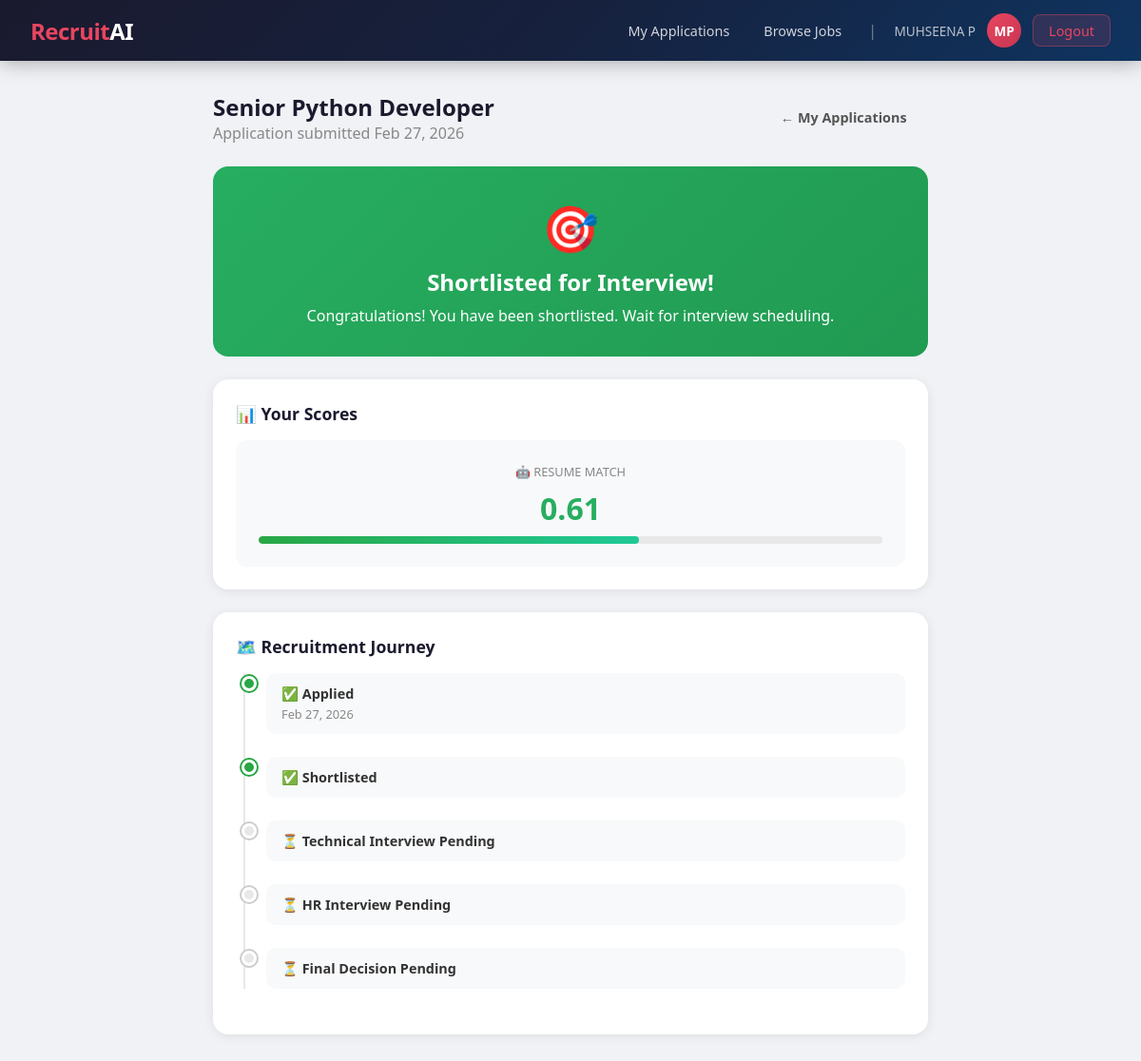
Page /candidate/applications/1/ (signed in) on the committed database.
### core/models.py (models this page shows, shortened)
class Application(models.Model):
    STATUS_CHOICES = [
        ('applied', 'Applied'),
        ('not_shortlisted', 'Not Shortlisted'),
        ('shortlisted', 'Shortlisted'),
        ('technical_scheduled', 'Technical Interview Scheduled'),
        ('technical_completed', 'Technical Interview Completed'),
        ('hr_scheduled', 'HR Interview Scheduled'),
        ('hr_completed', 'HR Interview Completed'),
        ('system_recommended', 'System Recommended'),
        ('selected', 'Selected'),
        ('rejected', 'Rejected'),
    ]
    RECOMMENDATION_CHOICES = [
        ('selected', 'Selected'),
        ('rejected', 'Rejected'),
    ]
    job = models.ForeignKey(Job, on_delete=models.CASCADE, related_name='applications')
    candidate = models.ForeignKey(User, on_delete=models.CASCADE, related_name='applications')
    resume = models.FileField(upload_to='resumes/')
    resume_text = models.TextField(blank=True)
    status = models.CharField(max_length=30, choices=STATUS_CHOICES, default='applied')
    rank = models.IntegerField(null=True, blank=True)
    applied_at = models.DateTimeField(auto_now_add=True)
    updated_at = models.DateTimeField(auto_now=True)
    resume_score = models.FloatField(null=True, blank=True)
    technical_date = models.DateField(null=True, blank=True)
    technical_score = models.FloatField(null=True, blank=True)
    technical_attended = models.BooleanField(null=True, blank=True)
    technical_feedback = models.TextField(blank=True)
    hr_date = models.DateField(null=True, blank=True)
    hr_score = models.FloatField(null=True, blank=True)
    hr_attended = models.BooleanField(null=True, blank=True)
    hr_feedback = models.TextField(blank=True)
    final_score = models.FloatField(null=True, blank=True)
    system_recommendation = models.CharField(
        max_length=10, choices=RECOMMENDATION_CHOICES, null=True, blank=True
    )
    final_decision = models.CharField(
        max_length=10, choices=RECOMMENDATION_CHOICES, null=True, blank=True
    )
    hr_decision_notes = models.TextField(blank=True)
    class Meta:
        unique_together = ('job', 'candidate')
        ordering = ['-resume_score']
    def can_see_technical(self):
        return self.status in [
            'technical_scheduled', 'technical_completed',
            'hr_scheduled', 'hr_completed',
            'system_recommended', 'selected', 'rejected'
        ]
    def can_see_hr_interview(self):
        return self.status in [
            'hr_scheduled', 'hr_completed',
            'system_recommended', 'selected', 'rejected'
        ]
    def can_see_final(self):
        return self.status in ['system_recommended', 'selected', 'rejected']

class Job(models.Model):
    hr = models.ForeignKey(User, on_delete=models.CASCADE, related_name='jobs')
    title = models.CharField(max_length=200)
    required_skills = models.TextField(help_text="Comma-separated skills")
    required_experience = models.CharField(max_length=100)
    description = models.TextField()
    start_date = models.DateField(null=True, blank=True)
    end_date = models.DateField(null=True, blank=True)
    created_at = models.DateTimeField(auto_now_add=True)
    updated_at = models.DateTimeField(auto_now=True)

### core/views.py (the view)
    @login_required
    def wrapper(request, *args, **kwargs):
        if not hasattr(request.user, 'profile') or not request.user.profile.is_candidate():
            messages.error(request, "Access denied. Candidates only.")
            return redirect('dashboard')
        return func(request, *args, **kwargs)

### core/models.py (called while the page is built)
    def is_hr(self):
        return self.role == 'hr'

    def is_candidate(self):
        return self.role == 'candidate'

### core/views.py (called while the page is built)
def require_candidate(func):
    @login_required
    def wrapper(request, *args, **kwargs):
        if not hasattr(request.user, 'profile') or not request.user.profile.is_candidate():
            messages.error(request, "Access denied. Candidates only.")
            return redirect('dashboard')
        return func(request, *args, **kwargs)
    wrapper.__name__ = func.__name__
    return wrapper

@require_candidate
def application_status(request, pk):
    application = get_object_or_404(Application, pk=pk, candidate=request.user)
    return render(request, 'core/application_status.html', {
        'application': application,
    })

### core/templates/core/application_status.html (shortened to what this page needs)
{% extends 'core/base.html' %}
{% block content %}
<div class="container" style="max-width:800px;">
    <div style="display:flex; justify-content:space-between; align-items:center; margin-bottom:1.5rem; flex-wrap:wrap; gap:1rem;">
        <div>
            <h1 style="font-size:1.5rem; font-weight:700; color:#1a1a2e;">{{ application.job.title }}</h1>
            <p style="color:#888;">Application submitted {{ application.applied_at|date:"M d, Y" }}</p>
        </div>
        <a href="{% url 'candidate_dashboard' %}" class="btn btn-secondary">← My Applications</a>
    </div>
    {% if application.status == 'selected' %}
    <div style="background:linear-gradient(135deg, #28a745, #20c997); color:#fff; border-radius:16px; padding:2rem; text-align:center; margin-bottom:1.5rem;">
        <div style="font-size:3rem;">🎉</div>
        <h2 style="font-size:1.5rem; margin:0.5rem 0;">Congratulations! You've been Selected!</h2>
        <p>You have been selected for this position. HR will contact you with further details.</p>
    </div>
    {% elif application.status == 'shortlisted' %}
    <div style="background:linear-gradient(135deg, #27ae60, #219a52); color:#fff; border-radius:16px; padding:2rem; text-align:center; margin-bottom:1.5rem;">
        <div style="font-size:3rem;">🎯</div>
        <h2 style="font-size:1.5rem; margin:0.5rem 0;">Shortlisted for Interview!</h2>
        <p>Congratulations! You have been shortlisted. Wait for interview scheduling.</p>
    </div>
    {% endif %}
    <div class="card">
        <div class="card-title">📊 Your Scores</div>
        <div style="display:flex; gap:1rem; flex-wrap:wrap;">
            <div style="flex:1; text-align:center; padding:1.5rem; background:#f8f9fa; border-radius:12px; min-width:130px;">
                <div style="font-size:0.8rem; color:#888; text-transform:uppercase; margin-bottom:0.5rem;">🤖 Resume Match</div>
                {% if application.resume_score is not None %}
                <div style="font-size:2rem; font-weight:800; color:{% if application.resume_score >= 0.6 %}#27ae60{% else %}#e74c3c{% endif %}">
                    {{ application.resume_score|floatformat:2 }}
                </div>
                <div class="score-bar" style="margin-top:0.5rem;">
                    <div class="score-fill {% if application.resume_score >= 0.6 %}score-high{% elif application.resume_score >= 0.4 %}score-medium{% else %}score-low{% endif %}"
                         style="width:{% widthratio application.resume_score 1 100 %}%"></div>
                </div>
                {% else %}
                <div style="font-size:1.2rem; color:#aaa;">Processing...</div>
                {% endif %}
            </div>
        </div>
    </div>
    <div class="card">
        <div class="card-title">🗺️ Recruitment Journey</div>
        <div class="timeline">
            <div class="timeline-item">
                <div class="timeline-dot active"></div>
                <div class="timeline-content">
                    <div class="timeline-title">✅ Applied</div>
                    <div class="timeline-date">{{ application.applied_at|date:"M d, Y" }}</div>
                </div>
            </div>
            <div class="timeline-item">
                <div class="timeline-dot {% if application.status in 'shortlisted,technical_scheduled,technical_completed,hr_scheduled,hr_completed,system_recommended,selected,rejected' %}active{% elif application.status == 'not_shortlisted' %}{% else %}pending{% endif %}"></div>
                <div class="timeline-content">
                    <div class="timeline-title">
                        {% if application.status == 'not_shortlisted' %}❌ Not Shortlisted
                        {% elif application.status in 'shortlisted,technical_scheduled,technical_completed,hr_scheduled,hr_completed,system_recommended,selected,rejected' %}✅ Shortlisted
                        {% else %}⏳ Shortlisting Pending{% endif %}
                    </div>
                </div>
            </div>
            <div class="timeline-item">
                <div class="timeline-dot {% if application.status in 'technical_completed,hr_scheduled,hr_completed,system_recommended,selected,rejected' %}active{% elif application.status == 'technical_scheduled' %}active{% else %}pending{% endif %}"></div>
                <div class="timeline-content">
                    <div class="timeline-title">
                        {% if application.status == 'technical_scheduled' %}📅 Technical Interview Scheduled
                        {% elif application.status in 'technical_completed,hr_scheduled,hr_completed,system_recommended,selected,rejected' %}✅ Technical Interview Completed
                        {% else %}⏳ Technical Interview Pending{% endif %}
                    </div>
                </div>
            </div>
            <div class="timeline-item">
                <div class="timeline-dot {% if application.status in 'hr_completed,system_recommended,selected,rejected' %}active{% elif application.status == 'hr_scheduled' %}active{% else %}pending{% endif %}"></div>
                <div class="timeline-content">
                    <div class="timeline-title">
                        {% if application.status == 'hr_scheduled' %}📅 HR Interview Scheduled
                        {% elif application.status in 'hr_completed,system_recommended,selected,rejected' %}✅ HR Interview Completed
                        {% else %}⏳ HR Interview Pending{% endif %}
                    </div>
                </div>
            </div>
            <div class="timeline-item">
                <div class="timeline-dot {% if application.status in 'selected,rejected' %}active{% else %}pending{% endif %}"></div>
                <div class="timeline-content">
                    <div class="timeline-title">
                        {% if application.status == 'selected' %}🎉 Selected!
                        {% elif application.status == 'rejected' %}❌ Rejected
                        {% else %}⏳ Final Decision Pending{% endif %}
                    </div>
                </div>
            </div>
        </div>
    </div>
</div>
{% endblock %}

### core/templates/core/base.html (shortened to what this page needs)
<!DOCTYPE html>
<html lang="en">
<head>
</head>
<body>
{% if user.is_authenticated %}
<nav class="navbar">
    <a href="{% url 'dashboard' %}" class="navbar-brand">Recruit<span>AI</span></a>
    <div class="navbar-nav">
        {% if user.profile.is_hr %}
            <a href="{% url 'hr_dashboard' %}" class="nav-link">Dashboard</a>
            <a href="{% url 'create_job' %}" class="nav-link">+ New Job</a>
            <a href="{% url 'hr_reports' %}" class="nav-link">Reports</a>
        {% else %}
            <a href="{% url 'candidate_dashboard' %}" class="nav-link">My Applications</a>
            <a href="{% url 'job_list' %}" class="nav-link">Browse Jobs</a>
        {% endif %}
        <span style="color:rgba(255,255,255,0.4); padding: 0 0.5rem;">|</span>
        <span class="nav-username">{{ user.get_full_name|default:user.username }}</span>
        <a href="{% url 'view_profile' %}" class="nav-avatar" title="View Profile">
            {{ user.first_name|first|upper }}{{ user.last_name|first|upper }}
        </a>
        <a href="{% url 'logout' %}" class="btn-logout" style="margin-left:0.5rem;">Logout</a>
    </div>
</nav>
{% endif %}
{% block content %}{% endblock %}
</body>
</html>

### core/templates/core/base.html (style rules this page uses)
* { box-sizing: border-box; margin: 0; padding: 0; }
body { font-family: 'Segoe UI', sans-serif; background: #f0f2f5; color: #333; min-height: 100vh; }
.navbar { background: linear-gradient(135deg, #1a1a2e 0%, #16213e 50%, #0f3460 100%); padding: 0 2rem; display: flex; align-items: center; justify-content: space-between; height: 64px; box-shadow: 0 2px 20px rgba(0,0,0,0.3); position: sticky; top: 0; z-index: 100; }
.navbar-brand { color: #e94560; font-size: 1.5rem; font-weight: 800; text-decoration: none; letter-spacing: -0.5px; }
.navbar-brand span { color: #fff; }
.navbar-nav { display: flex; gap: 0.25rem; align-items: center; }
.nav-link { color: rgba(255,255,255,0.8); text-decoration: none; padding: 0.5rem 1rem; border-radius: 8px; font-size: 0.9rem; transition: all 0.2s; }
.btn-logout { background: rgba(233,69,96,0.15); border: 1px solid rgba(233,69,96,0.4); color: #e94560; padding: 0.4rem 1rem; border-radius: 8px; cursor: pointer; font-size: 0.9rem; text-decoration: none; transition: all 0.2s; }
.nav-avatar { width: 36px; height: 36px; border-radius: 50%; background: linear-gradient(135deg, #e94560, #c73652); color: #fff; display: flex; align-items: center; justify-content: center; font-weight: 700; font-size: 0.85rem; cursor: pointer; text-decoration: none; margin-left: 0.5rem; transition: all 0.2s; }
.nav-username { color: rgba(255,255,255,0.7); font-size: 0.85rem; margin-left: 0.4rem; }
.container { max-width: 1200px; margin: 2rem auto; padding: 0 1.5rem; }
.card { background: #fff; border-radius: 16px; box-shadow: 0 2px 12px rgba(0,0,0,0.08); padding: 1.5rem; margin-bottom: 1.5rem; }
.card-title { font-size: 1.1rem; font-weight: 600; color: #1a1a2e; margin-bottom: 1rem; }
.btn { display: inline-block; padding: 0.6rem 1.4rem; border-radius: 10px; font-size: 0.9rem; font-weight: 600; cursor: pointer; border: none; text-decoration: none; transition: all 0.2s; }
.btn-secondary { background: #f0f2f5; color: #555; }
.score-bar { height: 8px; background: #e8e8e8; border-radius: 4px; overflow: hidden; margin-top: 0.3rem; }
.score-fill { height: 100%; border-radius: 4px; transition: width 0.5s; }
.score-high { background: linear-gradient(90deg, #28a745, #20c997); }
.timeline { position: relative; padding-left: 2rem; }
.timeline::before { content: ''; position: absolute; left: 0.5rem; top: 0; bottom: 0; width: 2px; background: #e8e8e8; }
.timeline-item { position: relative; margin-bottom: 1.5rem; }
.timeline-dot { position: absolute; left: -1.6rem; width: 16px; height: 16px; border-radius: 50%; background: #e94560; border: 3px solid #fff; box-shadow: 0 0 0 2px #e94560; top: 0.2rem; }
.timeline-dot.active { background: #28a745; box-shadow: 0 0 0 2px #28a745; }
.timeline-dot.pending { background: #e8e8e8; box-shadow: 0 0 0 2px #ccc; }
.timeline-content { background: #f8f9fa; border-radius: 10px; padding: 0.75rem 1rem; }
.timeline-title { font-weight: 600; font-size: 0.9rem; }
.timeline-date { font-size: 0.8rem; color: #888; margin-top: 0.2rem; }

### rows in the picture
Application: job "Senior Python Developer", applied_at "Feb 27, 2026", resume_score "0.61"

### other values in the picture
{{ user.get_full_name|default:user.username }} "MUHSEENA P"
{{ user.first_name|first|upper }} "M"
{{ user.last_name|first|upper }} "P"
